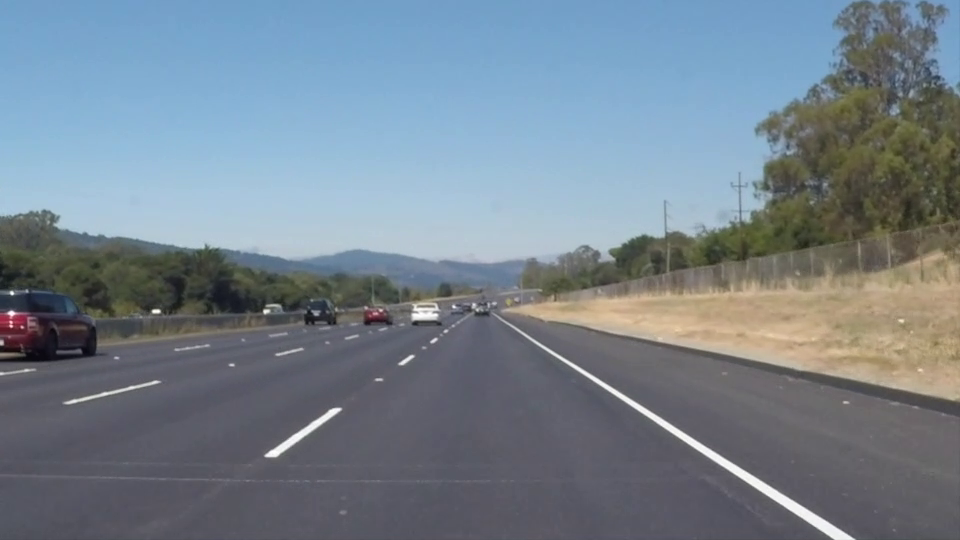
#> input picture frame 22 of ch06/solidWhiteRight.mp4, 960 x 540 px, given in place of project_video.mp4, which was not available
$ python birdeyeView_ikssu.py
#> lines starting #> are read from the running program, lines starting #| are printed output that depends on the picture; after the words box and inside, x2 and y2 are one past the last pixel; in counts of white or black regions, pixels touching at a corner belong together; pictures that were not available may be replaced by others from this repository, and a replacement may not be noted
# Import packages
import sys
import cv2
import numpy as np

# 정지 이미지와 동영상을 모두 처리할 수 있는 형태
# 입력되는 이미지가 동영상인지, 정지 이미지인지 설정하는 플래그
project_video = "project_video.mp4"
img_filename = "road.jpg"

video = True
cap = cv2.VideoCapture(project_video)
if not cap.isOpened():
    print("Video isn't exist.")
    video = False

# 이전 좌표 초기값
pt_prev = 0

# 좌표 설정 후 차선만 보일 화면의 크기
w, h = 200, 350
dstQuad = np.array([[0, 0], [w - 1, 0], [w - 1, h - 1], [0, h - 1]], np.float32)

# 마우스 클릭 여부
dragSrc = [False, False, False, False]


def draw_line(img, corners):
    copy_img = img.copy()

    c1 = (0, 0, 0)
    c2 = (0, 0, 0)

    for point in corners:
        # 이미지, 좌표, 곡률, 색깔, 두께, 선 종류
        cv2.circle(copy_img, tuple(point), 25, c1, -1, cv2.LINE_AA)

    #  이미지, 좌표1, 좌표2, 색깔, 두께
    cv2.line(copy_img, tuple(corners[0]), tuple(corners[1]), c2, 2, cv2.LINE_AA)
    cv2.line(copy_img, tuple(corners[1]), tuple(corners[2]), c2, 2, cv2.LINE_AA)
    cv2.line(copy_img, tuple(corners[2]), tuple(corners[3]), c2, 2, cv2.LINE_AA)
    cv2.line(copy_img, tuple(corners[3]), tuple(corners[0]), c2, 2, cv2.LINE_AA)

    click_point = cv2.addWeighted(img, 0.3, copy_img, 0.7, 0)

    return click_point


# [43 lines left out: function on_mouse, not called in this run]


if video:

    # 비디오 파일 열기
    cap = cv2.VideoCapture(project_video)
    if not cap.isOpened():
        print("Video open failed!")
        sys.exit()

    # 비디오 프레임 크기, 전체 프레임수, FPS 등 출력
    fps = cap.get(cv2.CAP_PROP_FPS)
    delay = round(1000 / fps)

    ret, src = cap.read()
#> src is the input picture: shape (540, 960, 3); mean B, G, R 141.9, 130.7, 117.7

    if not ret:
        sys.exit()

    # persepective를 위한 4개 좌표값 초기화
    const_y, const_x = src.shape[:2]
#> const_y = 540; const_x = 960
    const_y, const_x = const_y >> 1, const_x >> 1
#> const_y = 270; const_x = 480
    print(const_x, const_y)
#| 480 270
    pt1 = [const_x, const_y]
#> pt1 = [480, 270]
    pt2 = [const_x + 100, const_y]
#> pt2 = [580, 270]
    pt3 = [const_x + 100, const_y + 100]
#> pt3 = [580, 370]
    pt4 = [const_x, const_y + 100]
#> pt4 = [480, 370]

    # pt1 ~ pt4까지는 시계방향으로 좌표 지정(다른 방향으로도 설정 가능)
    # 선이 표시될 좌표; cv2.cirle() 메소드에는 정수형 인자만을 수용하므로 int type 설정
    srcQuad = np.array([pt1, pt2, pt3, pt4], np.int32)

    # 마우스의 이벤트가 감지되면 on_mouse메소드가 호출
    click_result = draw_line(src, srcQuad)
#> after the loop in draw_line, `for point in corners:`:
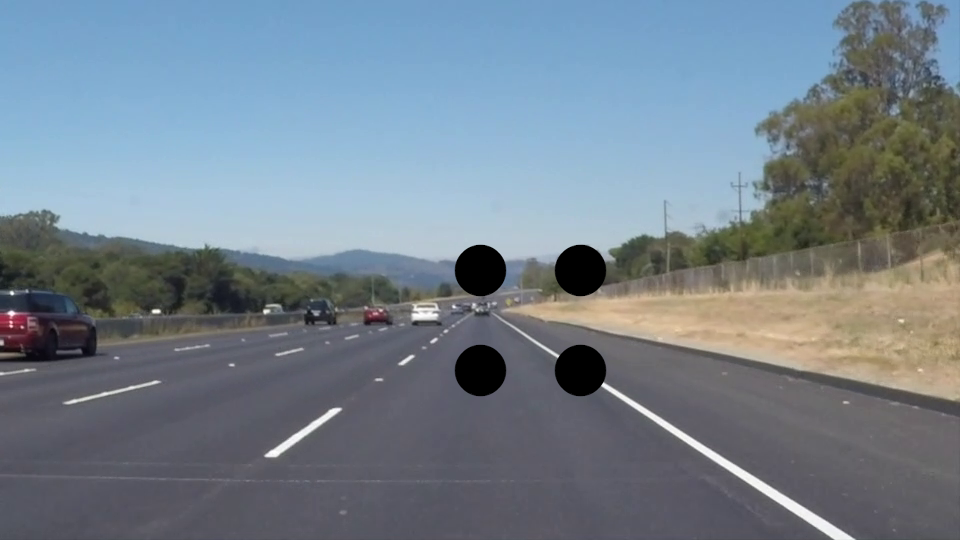
#> copy_img: shape (540, 960, 3); 1.67% of pixels changed, all inside (x1, y1, x2, y2) = (454, 244, 607, 397)
#> in draw_line, `cv2.line(copy_img, tuple(corners[0]), tuple(corners[1]), c2, 2, cv2.LI..`: copy_img: shape (540, 960, 3); 0.05% of pixels changed, all inside (x1, y1, x2, y2) = (505, 268, 556, 273)
#> in draw_line, `cv2.line(copy_img, tuple(corners[1]), tuple(corners[2]), c2, 2, cv2.LI..`: copy_img: shape (540, 960, 3); mean B, G, R 139.9, 128.8, 115.9
#> in draw_line, `cv2.line(copy_img, tuple(corners[2]), tuple(corners[3]), c2, 2, cv2.LI..`: copy_img: shape (540, 960, 3); mean B, G, R 139.9, 128.7, 115.8
#> in draw_line, `cv2.line(copy_img, tuple(corners[3]), tuple(corners[0]), c2, 2, cv2.LI..`:
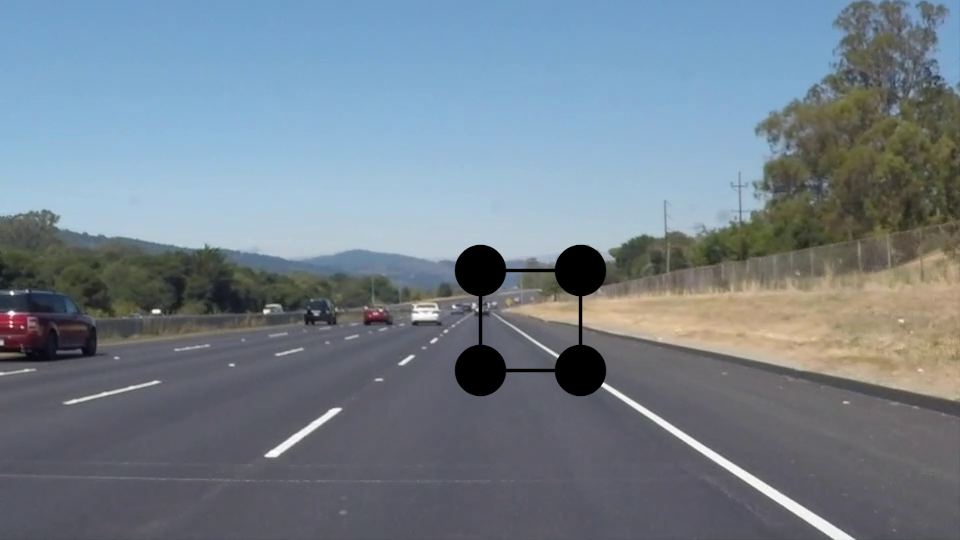
#> copy_img: shape (540, 960, 3); mean B, G, R 139.9, 128.7, 115.8

    # 처음 원본을 화면에 켜놓음
    cv2.imshow('src', click_result)
    cv2.setMouseCallback('src', on_mouse)

    # 마우스 좌표값이 모두 입력되면 아무 키나 눌러 아래 진행
    while True:
        key = cv2.waitKey()
#> (key Esc is pressed here)
        if key == 13:  # ENTER 키
            break
        elif key == 27:  # ESC 키
            cv2.destroyWindow('src')
            sys.exit()
#> (the program exits here)

$ run again, starting later in the video
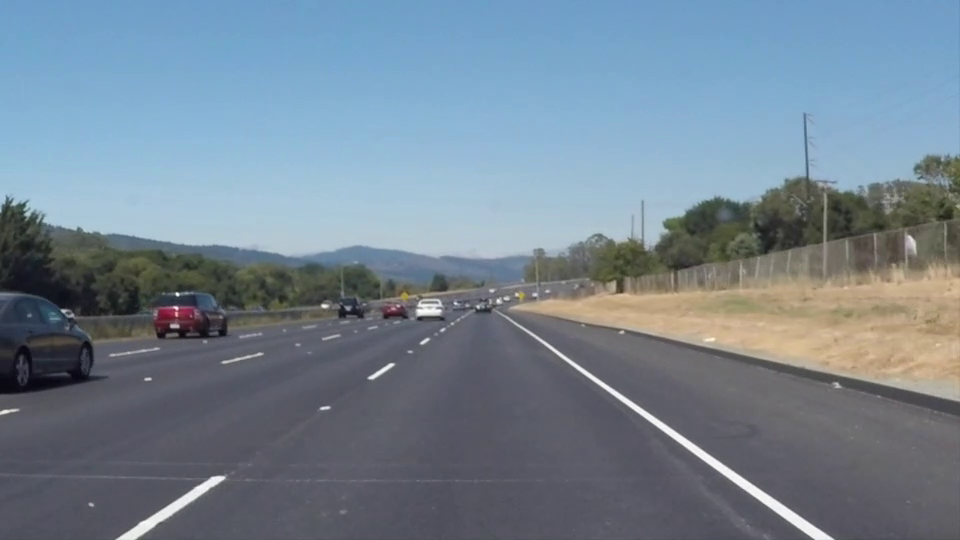
#> input picture frame 99 of ch06/solidWhiteRight.mp4, 960 x 540 px, given in place of project_video.mp4, which was not available
#> src is the input picture: shape (540, 960, 3); mean B, G, R 146, 132.3, 116.7
#| 480 270
#> after the loop in draw_line, `for point in corners:`:
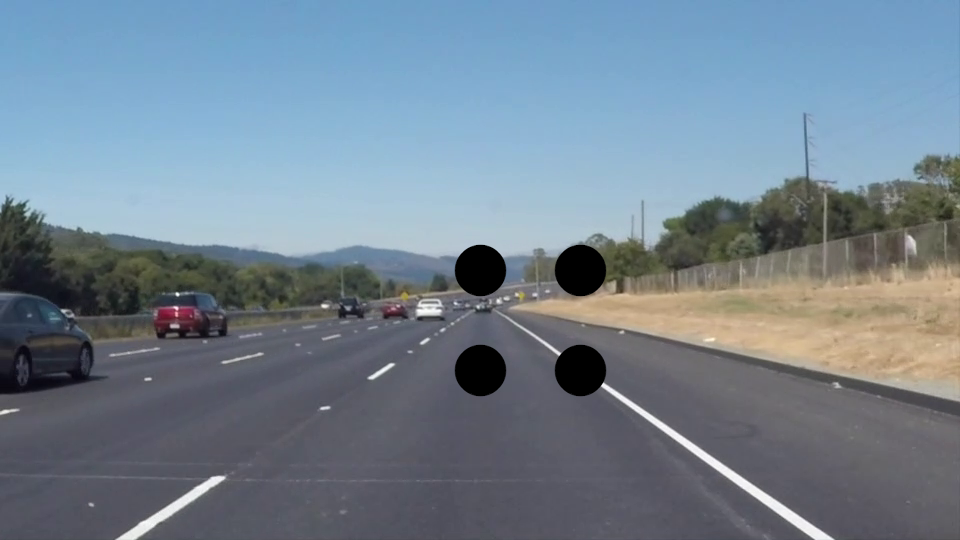
#> copy_img: shape (540, 960, 3); 1.67% of pixels changed, all inside (x1, y1, x2, y2) = (454, 244, 607, 397)
#> in draw_line, `cv2.line(copy_img, tuple(corners[3]), tuple(corners[0]), c2, 2, cv2.LI..`:
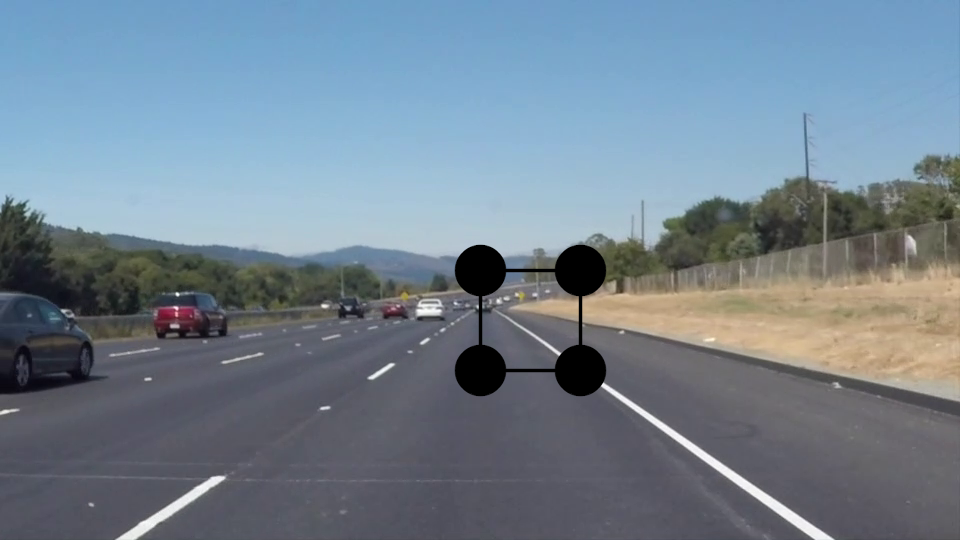
#> copy_img: shape (540, 960, 3); mean B, G, R 144, 130.4, 114.9

$ run again, starting later in the video
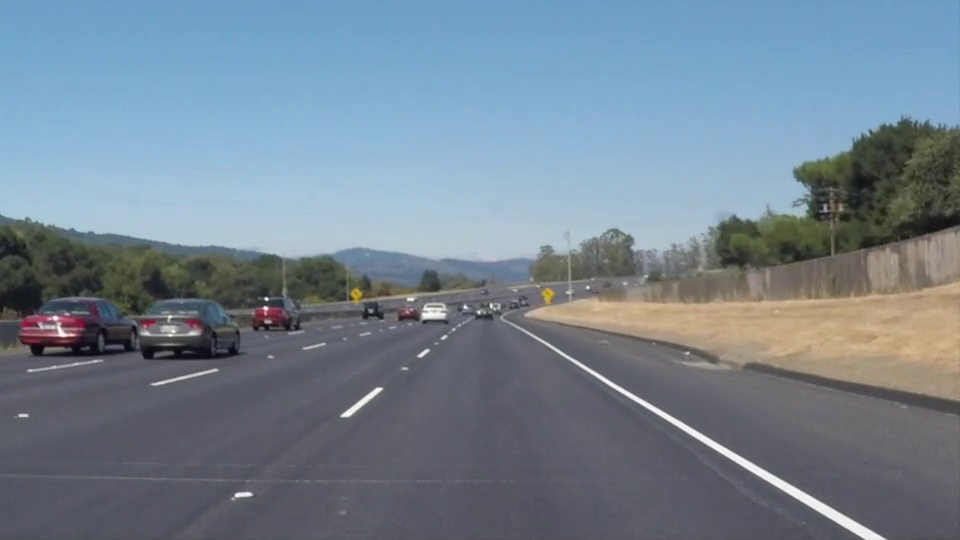
#> input picture frame 176 of ch06/solidWhiteRight.mp4, 960 x 540 px, given in place of project_video.mp4, which was not available
#> src is the input picture: shape (540, 960, 3); mean B, G, R 145.2, 131.6, 116.5
#| 480 270
#> after the loop in draw_line, `for point in corners:`:
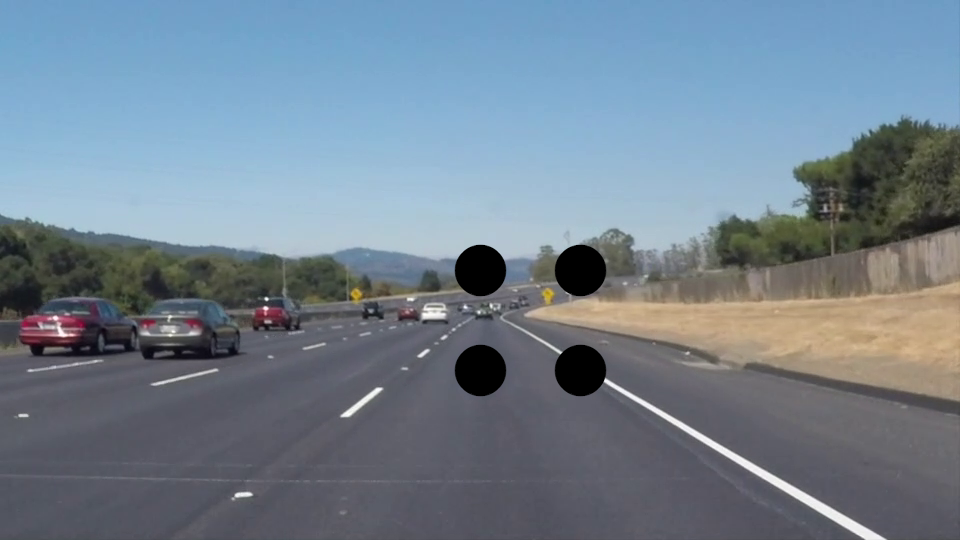
#> copy_img: shape (540, 960, 3); 1.67% of pixels changed, all inside (x1, y1, x2, y2) = (454, 244, 607, 397)
#> in draw_line, `cv2.line(copy_img, tuple(corners[3]), tuple(corners[0]), c2, 2, cv2.LI..`:
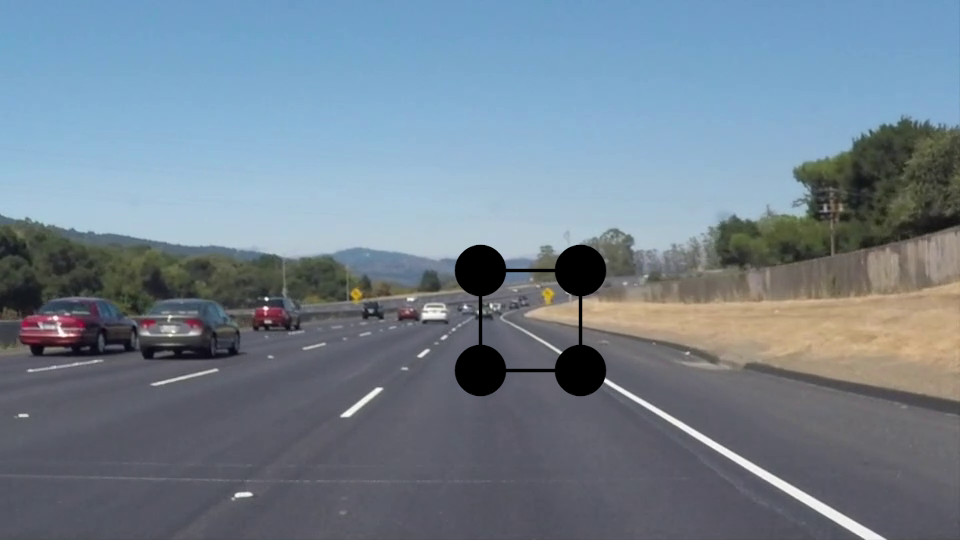
#> copy_img: shape (540, 960, 3); mean B, G, R 143.2, 129.7, 114.6
